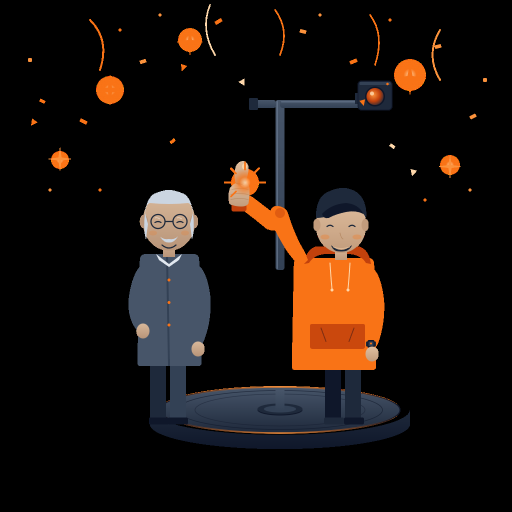
#> input picture station/assets/illustrations/dziekujemy.png, 1024 x 1024 px (shown at 1/2 size)
$ python -i ai.py   (imports and definitions only)
#> lines starting #> are read from the running program, lines starting #| are printed output that depends on the picture
### backend/config.py
"""Konfiguracja aplikacji - zaladowana z .env."""
from __future__ import annotations

import os
from pathlib import Path

from dotenv import load_dotenv

load_dotenv()


def _env(name: str, default: str | None = None, *, required: bool = False) -> str | None:
    val = os.environ.get(name, default)
    if required and not val:
        raise RuntimeError(f"Missing required env var: {name}")
    return val


def _int(name: str, default: int) -> int:
    raw = os.environ.get(name)
    if not raw:
        return default
    try:
        return int(raw)
    except ValueError:
        return default


class Config:
    SECRET_KEY = _env("SECRET_KEY", "dev-secret-change-me")

    # Storage
    BASE_DIR = Path(__file__).resolve().parent
    STORAGE_PATH = Path(_env("STORAGE_PATH", str(BASE_DIR / "storage")) or "storage")
    DB_PATH = Path(_env("DB_PATH", str(BASE_DIR / "db" / "akces_booth.db")) or "db/akces_booth.db")

    MAX_UPLOAD_SIZE = _int("MAX_UPLOAD_SIZE", 524_288_000)  # 500 MB

    # Network
    PORT = _int("PORT", 5100)
    HOST = _env("HOST", "0.0.0.0") or "0.0.0.0"
    PUBLIC_BASE_URL = (_env("PUBLIC_BASE_URL", "http://localhost:5100") or "").rstrip("/")

    # AI
    GEMINI_API_KEY = _env("GEMINI_API_KEY")

    # Auth
    ADMIN_USERNAME = _env("ADMIN_USERNAME", "adrian") or "adrian"
    ADMIN_PASSWORD = _env("ADMIN_PASSWORD", "change-me") or "change-me"
    STATION_API_KEY = _env("STATION_API_KEY", "dev-station-key") or "dev-station-key"

    LOG_LEVEL = _env("LOG_LEVEL", "INFO") or "INFO"

    # Rate limiting storage - memory:// dziala tylko w single-worker gunicornie
    # bo kazdy worker ma wlasny licznik. Z 4 workerami uzyj redis://localhost:6379/0.
    RATELIMIT_STORAGE_URI = _env("RATELIMIT_STORAGE_URI", "memory://") or "memory://"

    # SMTP (notyfikacje signup + wiadomosci systemowe).
    # Gdy SMTP_HOST pusty - notyfikacje sa NO-OP (tylko log info).
    SMTP_HOST = _env("SMTP_HOST", "") or ""
    SMTP_PORT = _int("SMTP_PORT", 587)
    SMTP_USER = _env("SMTP_USER", "") or ""
    SMTP_PASSWORD = _env("SMTP_PASSWORD", "") or ""
    SMTP_FROM = _env("SMTP_FROM", "") or ""
    SMTP_USE_TLS = (_env("SMTP_USE_TLS", "1") or "1") == "1"
    NOTIFY_TO = _env("NOTIFY_TO", "") or ""

    # Session
    SESSION_TYPE = "filesystem"
    SESSION_FILE_DIR = str(BASE_DIR / "db" / "sessions")
    SESSION_PERMANENT = False

    # [12 lines left out: function ensure_dirs, not called in this run]

### backend/api/ai.py
"""AI generator ramek overlay.

Flow:
1. Uzytkownik wypelnia formularz (typ eventu, styl, motyw, imiona, data).
2. Gemini 2.5 Pro generuje prompt dla image model.
3. gemini-2.5-flash-image generuje N wariantow ramek PNG.
4. Post-process: doskalowanie do 1080x1920 portrait + cutout transparentnego
   centrum (Gemini daje RGB bez alphy, my go robimy RGBA z dziura).
5. Zapisujemy w `storage/overlays/ai_*.png` + wpisy w library_overlays.
6. Zwracamy JSON z lista wariantow.

Uzywamy nowego `google-genai` pakietu (starszy `google-generativeai`
zostal zdeprecjonowany w pazdzierniku 2025).
"""
from __future__ import annotations

import base64
import io
import logging
import uuid
from pathlib import Path
from typing import Any

from flask import Blueprint, jsonify, request

import models
from admin.auth import require_admin
from config import Config

try:
    from PIL import Image, ImageDraw, ImageFilter
    _HAVE_PIL = True
except ImportError:
    _HAVE_PIL = False

log = logging.getLogger(__name__)

# [1 line that did not run here, left out]

# Modele Google AI (stan na listopad 2025)
TEXT_MODEL = "gemini-2.5-flash"           # szybki, do pisania promptow
IMAGE_MODEL = "gemini-2.5-flash-image"    # generuje obrazy (Imagen 3 deprecated)


def _have_gemini() -> bool:
    return bool(Config.GEMINI_API_KEY)


# [132 lines left out: functions _build_imagen_prompt, _refine_prompt_with_gemini, _generate_images, not called in this run]


def _remove_bg_floodfill(
    img: "Image.Image",
    *,
    threshold: int = 200,
    feather_px: int = 4,
) -> "Image.Image":
    """Usuwa jasne tlo connected z brzegami (flood-fill od 4 rogow).
    Chroni jasne detale wewnatrz kompozycji (rozowe roze, srebrne ornamenty)
    bo liczy tylko connected component dotykajacy brzegu.

    threshold: min RGB (per channel) zeby pixel byl uznany za "biel".
    feather_px: Gaussian blur mask bg na granicy (smooth edge blend).
    """
    try:
        import numpy as np  # noqa: WPS433
        from scipy.ndimage import label  # noqa: WPS433
    except ImportError:
        log.warning("numpy/scipy not available - skipping bg floodfill")
        return img

    arr = np.array(img)
    if arr.ndim != 3 or arr.shape[2] != 4:
        return img
    r, g, b, a = arr[..., 0], arr[..., 1], arr[..., 2], arr[..., 3]
    # Luminance-based threshold: lapie jasne kolory nie tylko biale.
    # Jasny roz R=240 G=200 B=210 -> lum=214 (zlapany threshold=200).
    # Klasyczna formula Rec. 601 (perceptual brightness).
    lum = 0.299 * r.astype(np.float32) + 0.587 * g.astype(np.float32) + 0.114 * b.astype(np.float32)
    bright = lum >= threshold
    labeled, _n = label(bright)
    # Flood-fill od CALYCH krawedzi + pixeli juz transparentnych (cutout
    # centrum zrobiony wczesniej w make_frame_transparent). Uzywamy obu
    # zrodel seeds: edge daje tlo connected z brzegiem, alpha=0 daje tlo
    # sasiadujace z cutoutem (biale paski tuz przy krawedzi wideo).
    edge_labels = np.concatenate([
        labeled[0, :],
        labeled[-1, :],
        labeled[:, 0],
        labeled[:, -1],
    ])
    bg_labels: set[int] = {int(x) for x in np.unique(edge_labels) if x > 0}
    # Seed z juz-transparentnych pixeli (cutout): dowolny bright label
    # stykajacy sie z alpha=0 = tlo.
    transparent_mask = (a == 0)
    transparent_labels = np.unique(labeled[transparent_mask])
    bg_labels.update(int(x) for x in transparent_labels if x > 0)

    # Kill izolowanych jasnych komponentow: Gemini lubi dorzucac biale
    # "galazki" / drobne dekoracje miedzy glownymi ornamentami mimo
    # prompta "corners only". Nie lacza sie z brzegiem ani cutoutem
    # wiec flood-fill ich nie lapie. Reguly:
    # - component > 400 px i NIE w bg_labels jeszcze => likely stray decoration
    # - component <= 400 px => zachowujemy (male iskierki / jewels w ornamentach)
    if _n > 0:
        sizes = np.bincount(labeled.ravel())
        for lbl in range(1, _n + 1):
            if lbl in bg_labels:
                continue
            if sizes[lbl] > 400:
                bg_labels.add(lbl)

    if not bg_labels:
        return img
    bg_mask = np.isin(labeled, list(bg_labels))

    # Feather na granicy bg: blur maski bg, odejmuj od alpha.
    bg_mask_u8 = (bg_mask.astype(np.uint8) * 255)
    if feather_px > 0:
        bg_mask_img = Image.fromarray(bg_mask_u8, mode="L").filter(
            ImageFilter.GaussianBlur(radius=feather_px)
        )
        bg_mask_u8 = np.array(bg_mask_img)
    bg_norm = bg_mask_u8.astype(np.float32) / 255.0

    new_alpha = (a.astype(np.float32) * (1.0 - bg_norm)).clip(0, 255).astype(np.uint8)
    arr[..., 3] = new_alpha
    return Image.fromarray(arr, mode="RGBA")


# [165 lines left out: functions make_frame_transparent, generate_overlays, not called in this run]

>>> import cv2
>>> picture = cv2.imread('../../station/assets/illustrations/dziekujemy.png', cv2.IMREAD_GRAYSCALE)
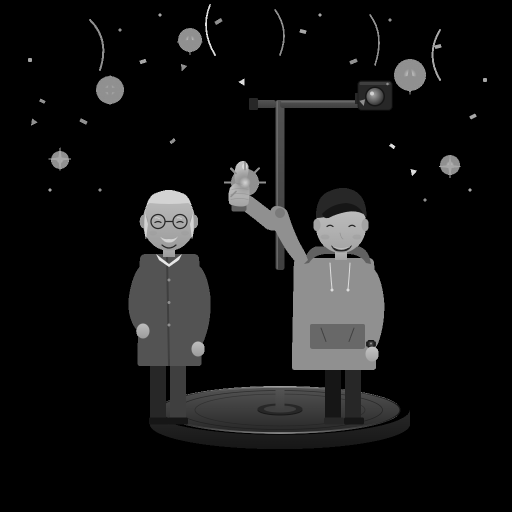
#> picture: shape (1024, 1024) (shown at 1/2 size); min 0, max 255, mean 17.8
>>> result = _remove_bg_floodfill(picture)

$ run again, on station/assets/illustrations/idle.png
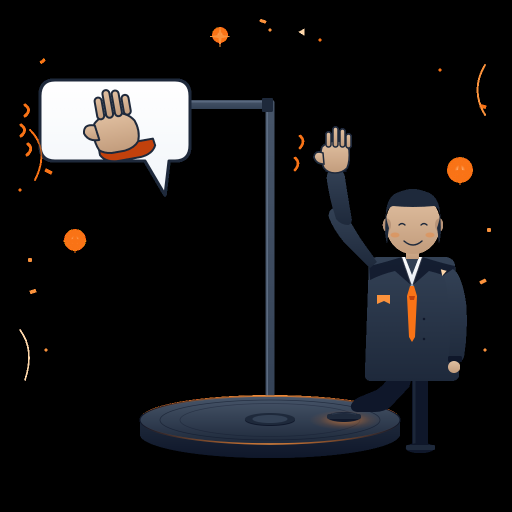
#> input picture station/assets/illustrations/idle.png, 1024 x 1024 px (shown at 1/2 size)
#> `picture = cv2.imread('../../station/assets/illustrations/dziekujemy.pn..`:
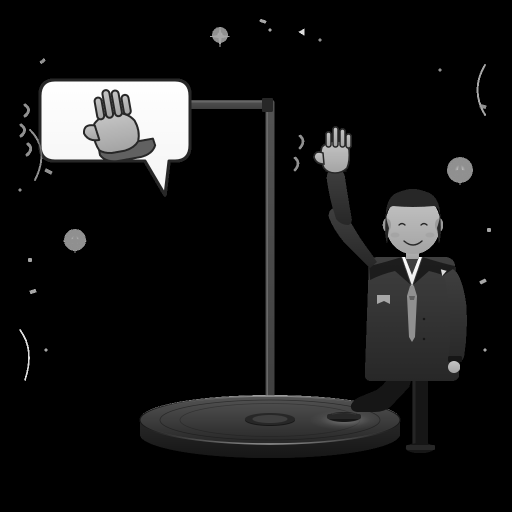
#> picture: shape (1024, 1024) (shown at 1/2 size); min 0, max 255, mean 20
